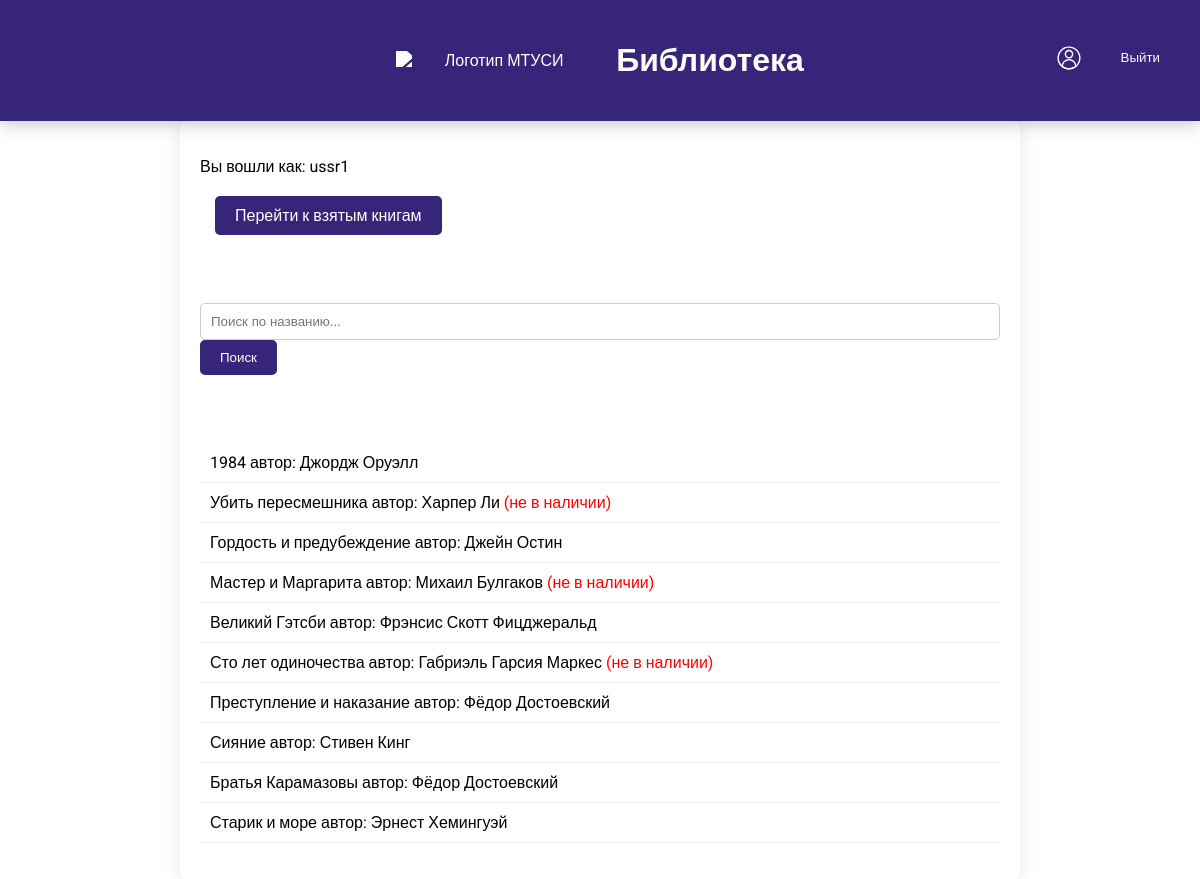
Screenshot of / (signed in) with the database file from the repository.
### library/models.py (models this page shows, shortened)
class Book(models.Model):
    title = models.CharField(max_length=200)
    author = models.CharField(max_length=100)
    isbn = models.CharField(max_length=13, unique=True)
    available = models.BooleanField(default=True)

### library/views.py (the view)
# urls.py: path('', views.index, name='index'),
@login_required
def index(request):
    books = Book.objects.all()  # Получаем все книги из базы данных
    return render(request, 'library/index.html', {'user': request.user, 'books': books})

### library/templates/library/index.html (shortened to what this page needs)
{% load static %}
<!DOCTYPE html>
<html lang="ru">
<head>
    <link rel="stylesheet" href="{% static 'index.css' %}" type="text/css">
</head>
<body>
    <header>
    <div class="header-content">
        <img src="https://mtuci.ru/local/templates/mtuci/assets/img/svg/logo_ru.svg" alt="Логотип МТУСИ" style="width: 200px; height: auto; filter: brightness(0) invert(1);">
        <h1>Библиотека</h1>
    </div>
    <div class="user-controls">
        {% if user.is_authenticated %}
            <a href="{% url 'user_profile' %}" title="Просмотреть профиль">
            </a>
            <form action="{% url 'logout' %}" method="post" style="display:inline;">
                <button type="submit">Выйти</button>
            </form>
        {% else %}
            <a href="{% url 'login' %}">Войти</a>
            <a href="{% url 'register' %}">Регистрация</a>
        {% endif %}
    </div>
</header>
    <div class="container">
        <p>Вы вошли как: {{ user.username }}</p>
        <nav>
            {% if not user.is_superuser %}
                <a href="{% url 'student_dashboard' %}">Перейти к взятым книгам</a>
            {% endif %}
        </nav>
        <h2>Поиск книги</h2>
        <form method="get" action="{% url 'search_book' %}">
            <input type="text" name="q" placeholder="Поиск по названию...">
            <button type="submit">Поиск</button>
        </form>
        <h2>Доступные книги</h2>
        <ul>
            {% for book in books %}
                <li>
                    {{ book.title }} автор: {{ book.author }}
                    {% if not book.available %}
                        <span>(не в наличии)</span>
                    {% endif %}
                </li>
            {% empty %}
                <li>Книги отсутствуют.</li>
            {% endfor %}
        </ul>
    </div>
</body>
</html>

### static/index.css (style rules this page uses)
body { font-family: 'Roboto', sans-serif; background: white; margin: 0; padding: 0; }
header { background-color: #372579; color: white; padding: 20px; text-align: center; box-shadow: 0 4px 15px rgba(0, 0, 0, 0.2); }
nav { margin: 20px 0; }
nav a { color: white; text-decoration: none; margin: 0 15px; padding: 10px 15px; border-radius: 5px; transition: background-color 0.3s, transform 0.2s; }
h1, h2 { color: white; }
.container { max-width: 800px; margin: auto; padding: 20px; background: white; border-radius: 8px; box-shadow: 0 0 20px rgba(0, 0, 0, 0.1); animation: fadeIn 0.5s; }
form { margin: 20px 0; }
input[type="text"] { width: calc(100% - 22px); padding: 10px; border: 1px solid #ccc; border-radius: 5px; transition: border-color 0.3s; }
button { padding: 10px 15px; background-color: #372579; color: white; border: none; border-radius: 5px; cursor: pointer; transition: background-color 0.3s, transform 0.2s; }
ul { list-style-type: none; padding: 0; }
li { padding: 10px; border-bottom: 1px solid #eee; }
li span { color: red; }
nav a, button { display: inline-block; padding: 10px 20px; background-color: #372579; color: white; border: none; border-radius: 5px; text-align: center; transition: background-color 0.3s, transform 0.2s; text-decoration: none; }
header { position: relative; padding: 20px; }
.user-controls { position: absolute; top: 20px; right: 20px; }
.user-controls a, .user-controls button { margin-left: 10px; }

### library/templates/library/index.html (style rules this page uses)
header { background-color: #372579; color: white; padding: 20px; display: flex; justify-content: space-between; align-items: center; }
.header-content { display: flex; align-items: center; justify-content: center; flex-grow: 1; }
.header-content h1 { margin-left: 20px; }
.user-controls { display: flex; align-items: center; }
.user-controls a { color: white; text-decoration: none; margin-left: 20px; }
.user-controls button { background-color: #372579; color: white; border: none; padding: 10px 20px; border-radius: 5px; cursor: pointer; margin-left: 20px; }

### rows the page displays
Book: title "1984", author "Джордж Оруэлл"
Book: title "Убить пересмешника", author "Харпер Ли", available "(не в наличии)"
Book: title "Гордость и предубеждение", author "Джейн Остин"
Book: title "Мастер и Маргарита", author "Михаил Булгаков", available "(не в наличии)"
Book: title "Великий Гэтсби", author "Фрэнсис Скотт Фицджеральд"
Book: title "Сто лет одиночества", author "Габриэль Гарсия Маркес", available "(не в наличии)"
Book: title "Преступление и наказание", author "Фёдор Достоевский"
Book: title "Сияние", author "Стивен Кинг"
Book: title "Братья Карамазовы", author "Фёдор Достоевский"
Book: title "Старик и море", author "Эрнест Хемингуэй"

### other values shown
{{ user.username }} "ussr1"
